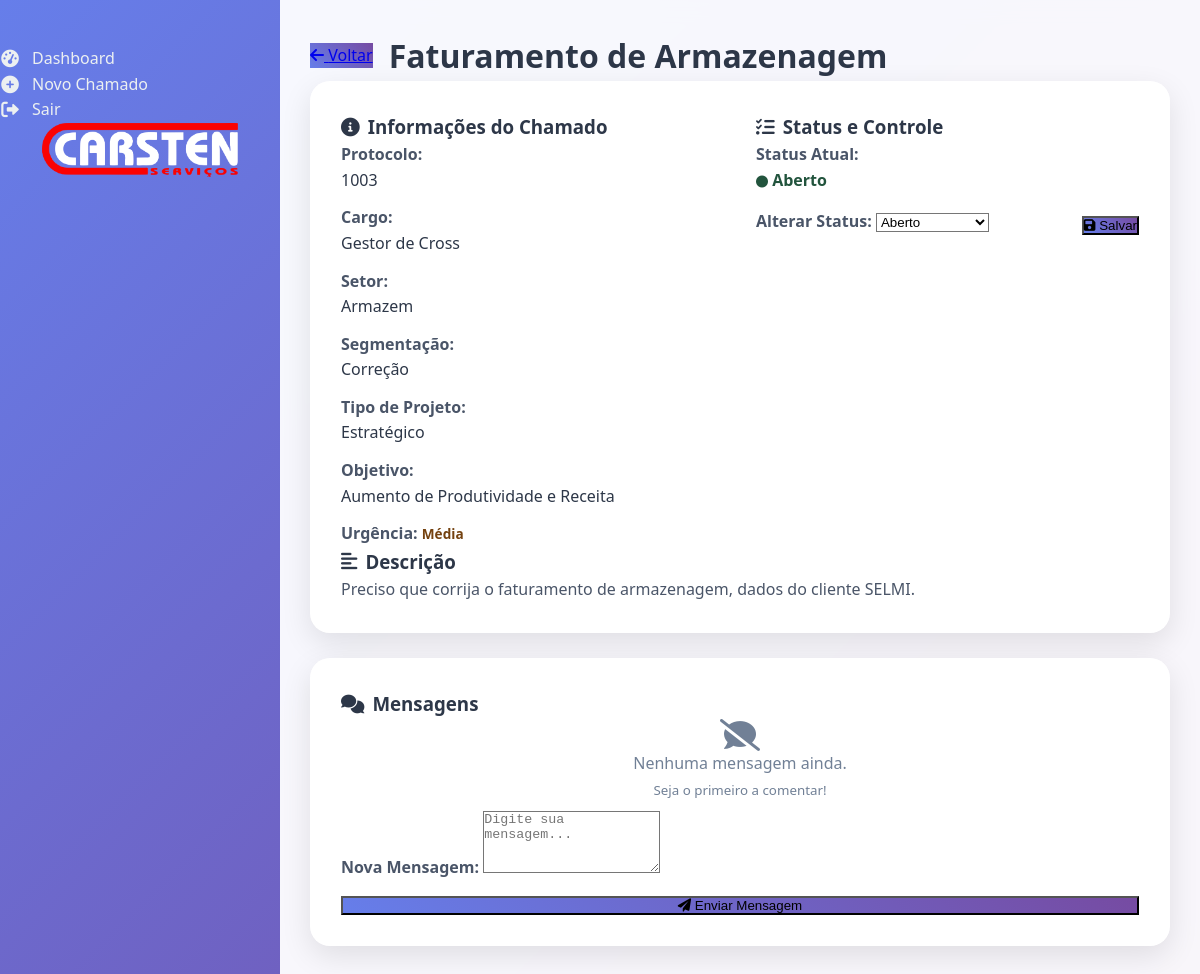
The page /chamado/3 (signed in) on the database its author committed.
### app.py (models this page shows)
class Chamado(db.Model):
    id = db.Column(db.Integer, primary_key=True)
    protocolo = db.Column(db.String(20), unique=True, nullable=True)  # permitir nulo na criação
    titulo = db.Column(db.String(200))
    descricao = db.Column(db.Text)
    urgencia = db.Column(db.String(20))
    status = db.Column(db.String(20), default='Aberto')
    usuario_id = db.Column(db.Integer, db.ForeignKey('usuario.id'))
    anexo = db.Column(db.String(255))  # nome do arquivo anexo
    cargo = db.Column(db.String(100))
    setor = db.Column(db.String(100))
    objetivo = db.Column(db.String(100))
    tipo_projeto = db.Column(db.String(100))
    segmentacao = db.Column(db.String(100))
    responsavel_id = db.Column(db.Integer, db.ForeignKey('usuario.id'), nullable=True)
    responsavel = db.relationship('Usuario', foreign_keys=[responsavel_id])

### app.py (the view, shortened to what this page needs)
@app.route('/chamado/<int:id>', methods=['GET', 'POST'])
@login_required
def detalhes_chamado(id):
    chamado = Chamado.query.get_or_404(id)
    mensagens = Mensagem.query.filter_by(chamado_id=id).order_by(Mensagem.data_envio).all()
    for msg in mensagens:
        if not MensagemLida.query.filter_by(mensagem_id=msg.id, usuario_id=current_user.id).first():
            leitura = MensagemLida()
            leitura.mensagem_id = msg.id
            leitura.usuario_id = current_user.id
            db.session.add(leitura)
    db.session.commit()
    usuarios = Usuario.query.all()
    return render_template('detalhes_chamado.html', chamado=chamado, mensagens=mensagens, usuarios=usuarios)

### app.py (called while the page is built)
@login_manager.user_loader
def load_user(user_id):
    return db.session.get(Usuario, int(user_id))

### templates/detalhes_chamado.html (shortened to what this page needs)
{% extends 'base.html' %}
{% block content %}
  <div style="max-width: 900px; margin: 0 auto;">
    <div style="display: flex; align-items: center; gap: 1rem; margin-bottom: 2rem;">
      <a href="{{ url_for('dashboard') }}" class="btn" style="flex: 0 0 auto;">
        <i class="fas fa-arrow-left"></i>
        Voltar
      </a>
      <h1 style="margin: 0; flex: 1;">{{ chamado.titulo }}</h1>
    </div>
    <div class="card">
      <div style="display: grid; grid-template-columns: 1fr 1fr; gap: 2rem;">
        <div>
          <h3 style="color: #2d3748; margin-bottom: 1rem; display: flex; align-items: center; gap: 0.5rem;">
            <i class="fas fa-info-circle"></i>
            Informações do Chamado
          </h3>
          <div style="display: flex; flex-direction: column; gap: 0.75rem;">
            <div>
              <label style="font-weight: 600; color: #4a5568;">Protocolo:</label>
              <p style="margin: 0.25rem 0; color: #2d3748;">{{ chamado.protocolo }}</p>
            </div>
            <div>
              <label style="font-weight: 600; color: #4a5568;">Cargo:</label>
              <p style="margin: 0.25rem 0; color: #2d3748;">{{ chamado.cargo }}</p>
            </div>
            <div>
              <label style="font-weight: 600; color: #4a5568;">Setor:</label>
              <p style="margin: 0.25rem 0; color: #2d3748;">{{ chamado.setor }}</p>
            </div>
            <div>
              <label style="font-weight: 600; color: #4a5568;">Segmentação:</label>
              <p style="margin: 0.25rem 0; color: #2d3748;">{{ chamado.segmentacao }}</p>
            </div>
            <div>
              <label style="font-weight: 600; color: #4a5568;">Tipo de Projeto:</label>
              <p style="margin: 0.25rem 0; color: #2d3748;">{{ chamado.tipo_projeto }}</p>
            </div>
            <div>
              <label style="font-weight: 600; color: #4a5568;">Objetivo:</label>
              <p style="margin: 0.25rem 0; color: #2d3748;">{{ chamado.objetivo }}</p>
            </div>
            <div>
              <label style="font-weight: 600; color: #4a5568;">Urgência:</label>
              <span style="
                padding: 0.25rem 0.75rem;
                border-radius: 20px;
                font-size: 0.85rem;
                font-weight: 600;
                {% if chamado.urgencia == 'Baixa' %}background: #c6f6d5; color: #22543d;
                {% elif chamado.urgencia == 'Média' %}background: #fef5e7; color: #744210;
                {% elif chamado.urgencia == 'Alta' %}background: #fed7d7; color: #742a2a;
                {% else %}background: #fed7d7; color: #742a2a;{% endif %}
              ">
                {{ chamado.urgencia }}
              </span>
            </div>
          </div>
        </div>
        <div>
          <h3 style="color: #2d3748; margin-bottom: 1rem; display: flex; align-items: center; gap: 0.5rem;">
            <i class="fas fa-tasks"></i>
            Status e Controle
          </h3>
          <div style="display: flex; flex-direction: column; gap: 1rem;">
            <div>
              <label style="font-weight: 600; color: #4a5568;">Status Atual:</label>
              <div style="margin-top: 0.5rem;">
                <span style="
                  padding: 0.5rem 1rem;
                  border-radius: 8px;
                  font-weight: 600;
                  {% if chamado.status == 'Aberto' %}background: #c6f6d5; color: #22543d;
                  {% elif chamado.status == 'Em andamento' %}background: #fef5e7; color: #744210;
                  {% elif chamado.status == 'Finalizado' %}background: #bee3f8; color: #2a4365;
                  {% else %}background: #fed7d7; color: #742a2a;{% endif %}
                ">
                  <i class="fas fa-circle" style="font-size: 0.75rem; margin-right: 0.5rem;"></i>
                  {{ chamado.status }}
                </span>
              </div>
            </div>
            {% if current_user.tipo == 'admin' %}
            <div>
              <form method="POST" style="display: flex; gap: 0.5rem; align-items: end;">
                <div style="flex: 1;">
                  <label for="novo_status" style="font-weight: 600; color: #4a5568;">Alterar Status:</label>
                  <select name="novo_status" id="novo_status" style="margin-top: 0.25rem;">
                    <option value="Aberto" {% if chamado.status=='Aberto' %}selected{% endif %}>Aberto</option>
                  </select>
                </div>
                <button type="submit" class="btn btn-success">
                  <i class="fas fa-save"></i>
                  Salvar
                </button>
              </form>
            </div>
            {% endif %}
          </div>
        </div>
      </div>
      <div style="margin-top: 2rem; padding-top: 2rem; border-top: 1px solid #e2e8f0;">
        <h3 style="color: #2d3748; margin-bottom: 1rem; display: flex; align-items: center; gap: 0.5rem;">
          <i class="fas fa-align-left"></i>
          Descrição
        </h3>
        <p style="color: #4a5568; line-height: 1.6; margin: 0;">{{ chamado.descricao }}</p>
      </div>
    </div>
    <div class="card">
      <h3 style="color: #2d3748; margin-bottom: 1.5rem; display: flex; align-items: center; gap: 0.5rem;">
        <i class="fas fa-comments"></i>
        Mensagens
      </h3>
      <div style="max-height: 400px; overflow-y: auto; margin-bottom: 1.5rem;">
        {% if mensagens %}
          {% for msg in mensagens %}
          <div style="
            margin-bottom: 1rem;
            padding: 1rem;
            background: #f7fafc;
            border-radius: 12px;
            border-left: 4px solid #667eea;
          ">
            <div style="display: flex; justify-content: space-between; align-items: flex-start; margin-bottom: 0.5rem;">
              <div style="display: flex; align-items: center; gap: 0.5rem;">
                <i class="fas fa-user-circle" style="color: #667eea; font-size: 1.2rem;"></i>
                <span style="font-weight: 600; color: #2d3748;">
                  {% set autor = usuarios|selectattr('id', 'equalto', msg.autor_id)|first %}
                  {{ autor.nome if autor else 'Usuário ' ~ msg.autor_id }}
                </span>
                <span style="
                  padding: 0.25rem 0.5rem;
                  background: #e2e8f0;
                  color: #4a5568;
                  border-radius: 12px;
                  font-size: 0.75rem;
                  font-weight: 500;
                ">
                  {{ autor.tipo|capitalize if autor else 'Usuário' }}
                </span>
              </div>
              <small style="color: #718096;">
                {% set data_brasilia = msg.data_envio|to_brasilia %}
                {{ data_brasilia.strftime('%d/%m/%Y %H:%M') }}
              </small>
            </div>
            <p style="color: #4a5568; margin: 0; line-height: 1.5;">{{ msg.conteudo }}</p>
          </div>
          {% endfor %}
        {% else %}
          <div style="text-align: center; padding: 2rem; color: #718096;">
            <i class="fas fa-comment-slash" style="font-size: 2rem; margin-bottom: 1rem; display: block;"></i>
            <p style="margin: 0;">Nenhuma mensagem ainda.</p>
            <small>Seja o primeiro a comentar!</small>
          </div>
        {% endif %}
      </div>
      <form method="POST" style="display: flex; flex-direction: column; gap: 1rem;">
        <div>
          <label for="mensagem" style="font-weight: 600; color: #4a5568;">Nova Mensagem:</label>
          <textarea
            name="mensagem"
            id="mensagem"
            placeholder="Digite sua mensagem..."
            required
            rows="4"
            style="margin-top: 0.5rem;"
          ></textarea>
        </div>
        <div style="display: flex; gap: 1rem;">
          <button type="submit" class="btn btn-success" style="flex: 1;">
            <i class="fas fa-paper-plane"></i>
            Enviar Mensagem
          </button>
        </div>
      </form>
    </div>
  </div>
{% endblock %}

### rows shown on the page
Chamado: titulo "Faturamento de Armazenagem", protocolo "1003", cargo "Gestor de Cross", setor "Armazem", segmentacao "Correção", tipo_projeto "Estratégico", objetivo "Aumento de Produtividade e Receita", urgencia "Média", status "Aberto", novo_status "Aberto", descricao "Preciso que corrija o faturamento de armazenagem, dados do cliente SELMI."
